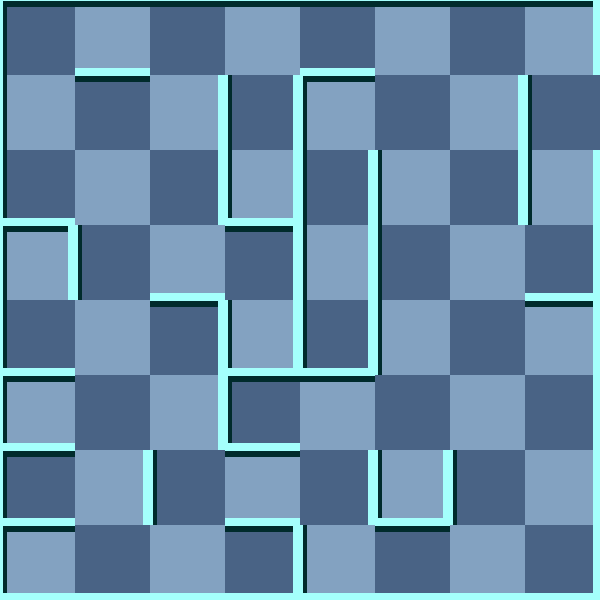

Tiled map render using the project's own tile images. Description and the map definition, with tile-layer contents summarised, below:
An orthogonal 8x8 tile map with 75x75 px tiles, 2 tile layers (background, 块层 1) and 5 objects (2x WhiteMummy, Exit, Trap, Player).

<map version="1.0" orientation="orthogonal" width="8" height="8" tilewidth="75" tileheight="75">
 <tileset firstgid="1" name="wall" tilewidth="75" tileheight="75">
  <image source="gfx/wall.png" width="300" height="375" />
  <tile id="0">
   <properties>
    <property name="ValOfWall" value="0" />
   </properties>
  </tile>
  <tile id="1">
   <properties>
    <property name="ValOfWall" value="1" />
   </properties>
  </tile>
  <tile id="2">
   <properties>
    <property name="ValOfWall" value="2" />
   </properties>
  </tile>
  <tile id="3">
   <properties>
    <property name="ValOfWall" value="3" />
   </properties>
  </tile>
  <tile id="4">
   <properties>
    <property name="ValOfWall" value="4" />
   </properties>
  </tile>
  <tile id="5">
   <properties>
    <property name="ValOfWall" value="5" />
   </properties>
  </tile>
  <tile id="6">
   <properties>
    <property name="ValOfWall" value="6" />
   </properties>
  </tile>
  <tile id="7">
   <properties>
    <property name="ValOfWall" value="7" />
   </properties>
  </tile>
  <tile id="8">
   <properties>
    <property name="ValOfWall" value="8" />
   </properties>
  </tile>
  <tile id="9">
   <properties>
    <property name="ValOfWall" value="9" />
   </properties>
  </tile>
  <tile id="10">
   <properties>
    <property name="ValOfWall" value="10" />
   </properties>
  </tile>
  <tile id="11">
   <properties>
    <property name="ValOfWall" value="11" />
   </properties>
  </tile>
  <tile id="12">
   <properties>
    <property name="ValOfWall" value="12" />
   </properties>
  </tile>
  <tile id="13">
   <properties>
    <property name="ValOfWall" value="13" />
   </properties>
  </tile>
  <tile id="14">
   <properties>
    <property name="ValOfWall" value="14" />
   </properties>
  </tile>
  <tile id="15">
   <properties>
    <property name="ValOfWall" value="15" />
   </properties>
  </tile>
  <tile id="18">
   <properties>
    <property name="ValOfWall" value="-1" />
   </properties>
  </tile>
 </tileset>
 <layer name="background" width="8" height="8">
  <data>[64 cells, 64 non-empty, 2 distinct tile ids]</data>
 </layer>
 <layer name="块层 1" width="8" height="8">
  <data>[64 cells, 64 non-empty, 15 distinct tile ids]</data>
 </layer>
 <objectgroup name="对象层 1" width="8" height="8">
  <object name="Exit" x="600" y="75" />
  <object name="WhiteMummy" x="525" y="225">
   <properties>
    <property name="value" value="21" />
   </properties>
  </object>
  <object name="Trap" x="375" y="225">
   <properties>
    <property name="value" value="8" />
   </properties>
  </object>
  <object name="Player" x="225" y="225">
   <properties>
    <property name="value" value="1" />
   </properties>
  </object>
  <object name="WhiteMummy" x="75" y="0">
   <properties>
    <property name="value" value="25" />
   </properties>
  </object>
 </objectgroup>
</map>
